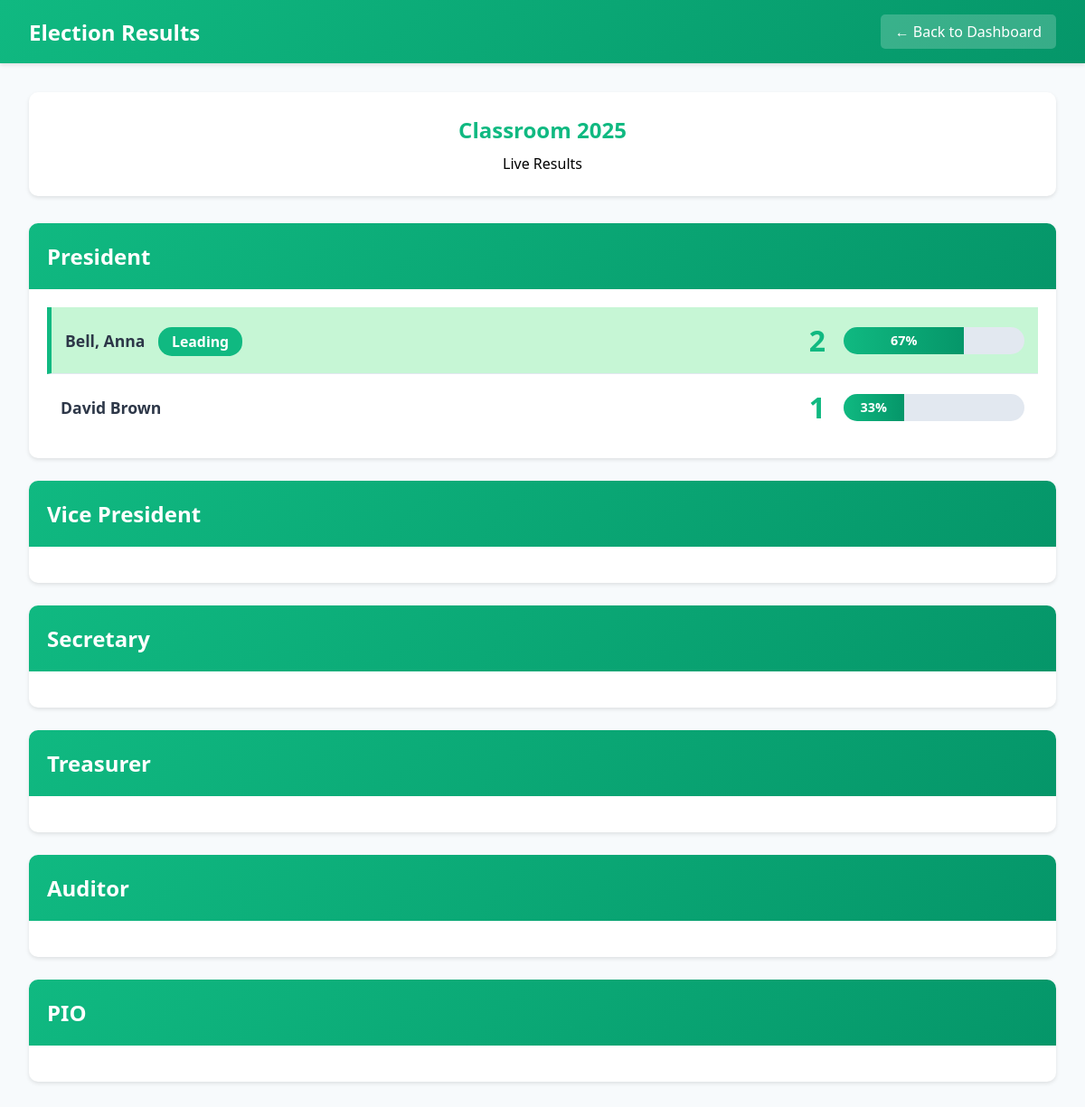
/student_results.php (signed in), run on the app's committed database.
### tables this page shows
CREATE TABLE `voting_sessions` (
  `id` int(11) NOT NULL,
  `session_name` varchar(100) NOT NULL,
  `status` enum('pending','active','paused','locked','completed') DEFAULT 'pending',
  `current_position_id` int(11) DEFAULT NULL,
  `created_by` int(11) NOT NULL,
  `created_at` timestamp NOT NULL DEFAULT current_timestamp()
);

CREATE TABLE `positions` (
  `id` int(11) NOT NULL,
  `position_name` varchar(50) NOT NULL,
  `position_order` int(11) NOT NULL,
  `created_at` timestamp NOT NULL DEFAULT current_timestamp()
);

CREATE TABLE `candidates` (
  `id` int(11) NOT NULL,
  `user_id` int(11) DEFAULT NULL,
  `position_id` int(11) NOT NULL,
  `status` enum('nominated','elected','lost','ineligible') DEFAULT 'nominated',
  `created_at` timestamp NOT NULL DEFAULT current_timestamp()
);

CREATE TABLE `users` (
  `id` int(11) NOT NULL,
  `student_id` varchar(50) NOT NULL,
  `first_name` varchar(100) DEFAULT NULL,
  `middle_name` varchar(100) DEFAULT NULL,
  `last_name` varchar(100) DEFAULT NULL,
  `full_name` varchar(100) NOT NULL,
  `email` varchar(100) NOT NULL,
  `password` varchar(255) NOT NULL,
  `role` enum('student','admin') DEFAULT 'student',
  `created_at` timestamp NOT NULL DEFAULT current_timestamp()
);

### config.php (called while the page is built, shortened)
<?php
function formatStudentName($firstName, $middleName, $lastName) {
    if (!empty($lastName)) {
        $formatted = $lastName;
        if (!empty($firstName) || !empty($middleName)) {
            $formatted .= ', ';
            if (!empty($firstName)) {
                $formatted .= $firstName;
            }
        }
        return $formatted;
    }
    return trim($firstName . ' ' . $middleName);
}
?>

### student_results.php (the view, shortened to what this page needs)
<?php
require_once 'config.php';
$conn = getDBConnection();
$sessionQuery = "SELECT * FROM voting_sessions WHERE status IN ('active', 'locked', 'completed') ORDER BY id DESC LIMIT 1";
$sessionResult = $conn->query($sessionQuery);
$session = $sessionResult->fetch_assoc();
$sessionId = $session['id'];
$positionsQuery = "SELECT * FROM positions ORDER BY position_order";
$positions = $conn->query($positionsQuery);
?>
<!DOCTYPE html>
<html lang="en">
<head>
</head>
<body>
    <div class="navbar">
        <h1> Election Results</h1>
        <a href="student_dashboard.php">← Back to Dashboard</a>
    </div>
    <div class="container">
        <div class="session-header">
            <h2><?php echo htmlspecialchars($session['session_name']); ?></h2>
            <p>Live Results</p>
        </div>
        <?php while ($position = $positions->fetch_assoc()):
            $positionId = $position['id'];
            $resultsQuery = "SELECT c.id, u.first_name, u.middle_name, u.last_name, COUNT(v.id) as vote_count
               FROM candidates c
               JOIN users u ON c.user_id = u.id
               LEFT JOIN votes v ON c.id = v.candidate_id AND v.session_id = ?
               WHERE c.position_id = ?
               GROUP BY c.id, u.first_name, u.middle_name, u.last_name
               ORDER BY vote_count DESC, u.last_name, u.first_name";
            $stmt = $conn->prepare($resultsQuery);
            $stmt->bind_param("ii", $sessionId, $positionId);
            $stmt->execute();
            $results = $stmt->get_result();
            $totalVotesQuery = "SELECT COUNT(*) as total FROM votes WHERE session_id = ? AND position_id = ?";
            $totalStmt = $conn->prepare($totalVotesQuery);
            $totalStmt->bind_param("ii", $sessionId, $positionId);
            $totalStmt->execute();
            $totalVotes = $totalStmt->get_result()->fetch_assoc()['total'];
        ?>
        <div class="position-card">
            <div class="position-header">
                <h3><?php echo htmlspecialchars($position['position_name']); ?></h3>
            </div>
            <div class="results-content">
                <?php if ($results->num_rows > 0):
                    $isFirst = true;
                    while ($result = $results->fetch_assoc()):
                        $percentage = $totalVotes > 0 ? ($result['vote_count'] / $totalVotes) * 100 : 0;
                ?>
                    <div class="candidate-result <?php echo $isFirst && $result['vote_count'] > 0 ? 'winner' : ''; ?>">
                        <div class="candidate-info">
                            <?php $candidateName = formatStudentName($result['first_name'], $result['middle_name'], $result['last_name']); ?>
<div class="candidate-name">
    <?php echo htmlspecialchars($candidateName); ?>
                                <?php if ($isFirst && $result['vote_count'] > 0): ?>
                                    <span class="winner-badge"> Leading</span>
                                <?php endif; ?>
                            </div>
                        </div>
                        <div class="vote-stats">
                            <div class="vote-count"><?php echo $result['vote_count']; ?></div>
                            <div class="vote-bar">
                                <div class="vote-bar-fill" style="width: <?php echo $percentage; ?>%">
                                    <?php echo round($percentage); ?>%
                                </div>
                            </div>
                        </div>
                    </div>
                <?php
                        $isFirst = false;
                    endwhile;
                endif; ?>
            </div>
        </div>
        <?php
        endwhile;
        ?>
    </div>
</body>
</html>

### student_results.php (style rules this page uses)
* { margin: 0; padding: 0; box-sizing: border-box; }
body { font-family: 'Segoe UI', Tahoma, Geneva, Verdana, sans-serif; background: #f7fafc; }
.navbar { background: linear-gradient(135deg, #10b981 0%, #059669 100%); color: white; padding: 1rem 2rem; display: flex; justify-content: space-between; align-items: center; box-shadow: 0 2px 4px rgba(0,0,0,0.1); }
.navbar h1 { font-size: 1.5em; }
.navbar a { color: white; text-decoration: none; padding: 8px 16px; background: rgba(255,255,255,0.2); border-radius: 5px; }
.container { max-width: 1200px; margin: 2rem auto; padding: 0 2rem; }
.session-header { background: white; padding: 25px; border-radius: 10px; box-shadow: 0 2px 4px rgba(0,0,0,0.1); margin-bottom: 30px; text-align: center; }
.session-header h2 { color: #10b981; margin-bottom: 10px; }
.position-card { background: white; border-radius: 10px; box-shadow: 0 2px 4px rgba(0,0,0,0.1); margin-bottom: 25px; overflow: hidden; }
.position-header { background: linear-gradient(135deg, #10b981 0%, #059669 100%); color: white; padding: 20px; }
.position-header h3 { font-size: 1.5em; }
.results-content { padding: 20px; }
.candidate-result { display: flex; align-items: center; padding: 15px; border-bottom: 1px solid #e2e8f0; }
.candidate-result:last-child { border-bottom: none; }
.candidate-result.winner { background: #c6f6d5; border-left: 5px solid #10b981; }
.candidate-info { flex: 1; }
.candidate-name { font-weight: 600; font-size: 1.1em; color: #2d3748; }
.vote-stats { display: flex; align-items: center; gap: 20px; }
.vote-count { font-size: 2em; font-weight: bold; color: #10b981; }
.vote-bar { width: 200px; height: 30px; background: #e2e8f0; border-radius: 15px; overflow: hidden; }
.vote-bar-fill { height: 100%; background: linear-gradient(90deg, #10b981 0%, #059669 100%); display: flex; align-items: center; justify-content: center; color: white; font-weight: 600; font-size: 0.9em; }
.winner-badge { background: #10b981; color: white; padding: 5px 15px; border-radius: 15px; font-weight: 600; font-size: 0.9em; margin-left: 10px; }

### data on the page
voting_sessions: session_name "Classroom 2025"
positions: position_name "President"
candidates: user.last_name "Bell, Anna", shows "Leading", vote_count "2", $percentage 66.666666666667 (drawn), percentage "67"
candidates: user.last_name "David Brown", vote_count "1", $percentage 33.333333333333 (drawn), percentage "33"
positions: position_name "Vice President"
positions: position_name "Secretary"
positions: position_name "Treasurer"
positions: position_name "Auditor"
positions: position_name "PIO"
